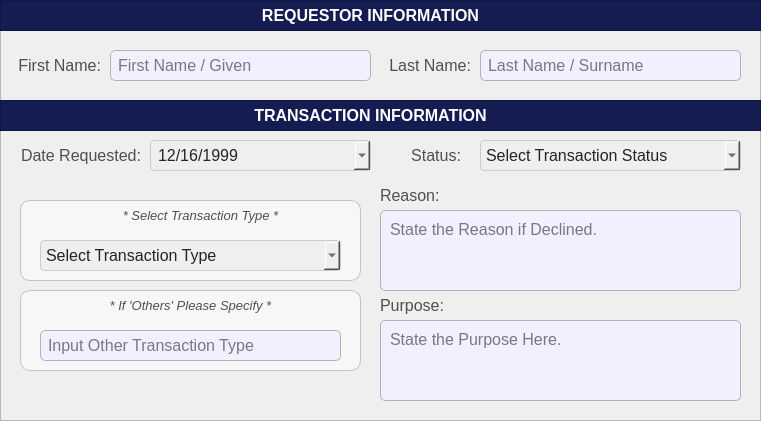
  <widget class="QFrame" name="basePopUpBodyFrame">
   <property name="geometry">
    <rect>
     <x>10</x>
     <y>50</y>
     <width>761</width>
     <height>421</height>
    </rect>
   </property>
   <property name="styleSheet">
    <string notr="true">#basePopUpBodyFrame {
	background-color: rgb(247, 247, 247);
	border: 1px solid rgb(194, 194, 194);
	border-radius: 10px;
}</string>
   </property>
   <property name="frameShape">
    <enum>QFrame::Shape::StyledPanel</enum>
   </property>
   <property name="frameShadow">
    <enum>QFrame::Shadow::Raised</enum>
   </property>
   <widget class="QFrame" name="basePopUpTitleFrame_3">
    <property name="geometry">
     <rect>
      <x>0</x>
      <y>100</y>
      <width>761</width>
      <height>31</height>
     </rect>
    </property>
    <property name="styleSheet">
     <string notr="true">#basePopUpTitleFrame_3 {
	background-color: #141c52;
}</string>
    </property>
    <property name="frameShape">
     <enum>QFrame::Shape::StyledPanel</enum>
    </property>
    <property name="frameShadow">
     <enum>QFrame::Shadow::Raised</enum>
    </property>
    <widget class="QLabel" name="label_title_3">
     <property name="geometry">
      <rect>
       <x>0</x>
       <y>0</y>
       <width>741</width>
       <height>31</height>
      </rect>
     </property>
     <property name="font">
      <font>
       <family>Arial</family>
       <pointsize>12</pointsize>
       <bold>true</bold>
      </font>
     </property>
     <property name="styleSheet">
      <string notr="true">#label_title_3{
	background-color:transparent;
	color: rgb(255, 255, 255);
}</string>
     </property>
     <property name="text">
      <string>TRANSACTION INFORMATION</string>
     </property>
     <property name="alignment">
      <set>Qt::AlignmentFlag::AlignCenter</set>
     </property>
    </widget>
   </widget>
   <widget class="QLineEdit" name="register_BusinessOwnerFirstName">
    <property name="geometry">
     <rect>
      <x>110</x>
      <y>50</y>
      <width>261</width>
      <height>31</height>
     </rect>
    </property>
    <property name="font">
     <font>
      <family>Arial</family>
      <pointsize>12</pointsize>
     </font>
    </property>
    <property name="styleSheet">
     <string notr="true">#register_BusinessOwnerFirstName{
	border: 1px solid #b3b3b3;  /* Black border */
    border-radius: 5px;        /* Rounded corners */
    padding: 5px;               /* Inner spacing */
    background-color: #f2efff;  /* Gray background */
    color: #000000; 
}

</string>
    </property>
    <property name="text">
     <string/>
    </property>
    <property name="maxLength">
     <number>50</number>
    </property>
    <property name="placeholderText">
     <string>First Name / Given</string>
    </property>
   </widget>
   <widget class="QLabel" name="register_labelBusinessStatus">
    <property name="geometry">
     <rect>
      <x>390</x>
      <y>140</y>
      <width>71</width>
      <height>31</height>
     </rect>
    </property>
    <property name="font">
     <font>
      <family>Arial</family>
      <pointsize>12</pointsize>
     </font>
    </property>
    <property name="styleSheet">
     <string notr="true">#register_labelBusinessStatus{
	background-color:transparent;
	color:#4f4f4f;
}</string>
    </property>
    <property name="text">
     <string>Status:</string>
    </property>
    <property name="alignment">
     <set>Qt::AlignmentFlag::AlignRight|Qt::AlignmentFlag::AlignTrailing|Qt::AlignmentFlag::AlignVCenter</set>
    </property>
   </widget>
   <widget class="QLabel" name="register_labelPurpose">
    <property name="geometry">
     <rect>
      <x>380</x>
      <y>290</y>
      <width>71</width>
      <height>31</height>
     </rect>
    </property>
    <property name="font">
     <font>
      <family>Arial</family>
      <pointsize>12</pointsize>
     </font>
    </property>
    <property name="styleSheet">
     <string notr="true">#register_labelPurpose{
	background-color:transparent;
	color:#4f4f4f;
}</string>
    </property>
    <property name="text">
     <string>Purpose:</string>
    </property>
    <property name="alignment">
     <set>Qt::AlignmentFlag::AlignLeading|Qt::AlignmentFlag::AlignLeft|Qt::AlignmentFlag::AlignVCenter</set>
    </property>
   </widget>
   <widget class="QComboBox" name="register_comboBox_TransactionStatus">
    <property name="geometry">
     <rect>
      <x>480</x>
      <y>140</y>
      <width>261</width>
      <height>31</height>
     </rect>
    </property>
    <property name="font">
     <font>
      <family>Arial</family>
      <pointsize>12</pointsize>
     </font>
    </property>
    <property name="styleSheet">
     <string notr="true">#register_comboBox_TransactionStatus{
	background-color: rgb(239, 239, 239); /* Correct property name */
    color: #242424; /* Set text color to black for better contrast */
    border: 1px solid #ccc; /* Optional: Add a light border */
    padding: 5px; /* Optional: Add some padding */
    border-radius: 4px; /* Optional: Rounded corners */
}</string>
    </property>
    <property name="placeholderText">
     <string>Select Transaction Status</string>
    </property>
    <property name="duplicatesEnabled">
     <bool>false</bool>
    </property>
    <item>
     <property name="text">
      <string>Pending</string>
     </property>
    </item>
    <item>
     <property name="text">
      <string>Approved</string>
     </property>
    </item>
    <item>
     <property name="text">
      <string>Declined</string>
     </property>
    </item>
   </widget>
   <widget class="QLabel" name="register_labelBusinessOwnerName">
    <property name="geometry">
     <rect>
      <x>10</x>
      <y>50</y>
      <width>91</width>
      <height>31</height>
     </rect>
    </property>
    <property name="font">
     <font>
      <family>Arial</family>
      <pointsize>12</pointsize>
     </font>
    </property>
    <property name="styleSheet">
     <string notr="true">#register_labelBusinessOwnerName{
	background-color:transparent;
	color:#4f4f4f;
}</string>
    </property>
    <property name="text">
     <string>First Name:</string>
    </property>
    <property name="alignment">
     <set>Qt::AlignmentFlag::AlignRight|Qt::AlignmentFlag::AlignTrailing|Qt::AlignmentFlag::AlignVCenter</set>
    </property>
   </widget>
   <widget class="QLineEdit" name="register_BusinessOwnerLastName">
    <property name="geometry">
     <rect>
      <x>480</x>
      <y>50</y>
      <width>261</width>
      <height>31</height>
     </rect>
    </property>
    <property name="font">
     <font>
      <family>Arial</family>
      <pointsize>12</pointsize>
     </font>
    </property>
    <property name="styleSheet">
     <string notr="true">#register_BusinessOwnerLastName{
	border: 1px solid #b3b3b3;  /* Black border */
    border-radius: 5px;        /* Rounded corners */
    padding: 5px;               /* Inner spacing */
    background-color: #f2efff;  /* Gray background */
    color: #000000; 
}

</string>
    </property>
    <property name="text">
     <string/>
    </property>
    <property name="maxLength">
     <number>50</number>
    </property>
    <property name="placeholderText">
     <string>Last Name / Surname</string>
    </property>
   </widget>
   <widget class="QLabel" name="register_labelBusinessOwnerName_2">
    <property name="geometry">
     <rect>
      <x>380</x>
      <y>50</y>
      <width>91</width>
      <height>31</height>
     </rect>
    </property>
    <property name="font">
     <font>
      <family>Arial</family>
      <pointsize>12</pointsize>
     </font>
    </property>
    <property name="styleSheet">
     <string notr="true">#register_labelBusinessOwnerName_2{
	background-color:transparent;
	color:#4f4f4f;
}</string>
    </property>
    <property name="text">
     <string>Last Name:</string>
    </property>
    <property name="alignment">
     <set>Qt::AlignmentFlag::AlignRight|Qt::AlignmentFlag::AlignTrailing|Qt::AlignmentFlag::AlignVCenter</set>
    </property>
   </widget>
   <widget class="QFrame" name="basePopUpTitleFrame_4">
    <property name="geometry">
     <rect>
      <x>0</x>
      <y>0</y>
      <width>761</width>
      <height>31</height>
     </rect>
    </property>
    <property name="styleSheet">
     <string notr="true">#basePopUpTitleFrame_4 {
	background-color: #141c52;
}</string>
    </property>
    <property name="frameShape">
     <enum>QFrame::Shape::StyledPanel</enum>
    </property>
    <property name="frameShadow">
     <enum>QFrame::Shadow::Raised</enum>
    </property>
    <widget class="QLabel" name="label_title_4">
     <property name="geometry">
      <rect>
       <x>0</x>
       <y>0</y>
       <width>741</width>
       <height>31</height>
      </rect>
     </property>
     <property name="font">
      <font>
       <family>Arial</family>
       <pointsize>12</pointsize>
       <bold>true</bold>
      </font>
     </property>
     <property name="styleSheet">
      <string notr="true">#label_title_4{
	background-color:transparent;
	color: rgb(255, 255, 255);
}</string>
     </property>
     <property name="text">
      <string>REQUESTOR INFORMATION</string>
     </property>
     <property name="alignment">
      <set>Qt::AlignmentFlag::AlignCenter</set>
     </property>
    </widget>
   </widget>
   <widget class="QPlainTextEdit" name="register_Purpose">
    <property name="geometry">
     <rect>
      <x>380</x>
      <y>320</y>
      <width>361</width>
      <height>81</height>
     </rect>
    </property>
    <property name="font">
     <font>
      <family>Arial</family>
      <pointsize>12</pointsize>
     </font>
    </property>
    <property name="styleSheet">
     <string notr="true">#register_Purpose{
	border: 1px solid #b3b3b3;  /* Black border */
    border-radius: 5px;        /* Rounded corners */
    padding: 5px;               /* Inner spacing */
    background-color: #f2efff;  /* Gray background */
    color: #000000; 
}

</string>
    </property>
    <property name="placeholderText">
     <string>State the Purpose Here.</string>
    </property>
   </widget>
   <widget class="QDateEdit" name="register_transaction_date_daterequested">
    <property name="geometry">
     <rect>
      <x>150</x>
      <y>140</y>
      <width>221</width>
      <height>31</height>
     </rect>
    </property>
    <property name="font">
     <font>
      <family>Arial</family>
      <pointsize>12</pointsize>
     </font>
    </property>
    <property name="styleSheet">
     <string notr="true">#register_transaction_date_daterequested{
	background-color: rgb(239, 239, 239); /* Correct property name */
    color: #242424; /* Set text color to black for better contrast */
    border: 1px solid #ccc; /* Optional: Add a light border */
    padding: 5px; /* Optional: Add some padding */
    border-radius: 4px; /* Optional: Rounded corners */
}</string>
    </property>
    <property name="dateTime">
     <datetime>
      <hour>0</hour>
      <minute>0</minute>
      <second>0</second>
      <year>1999</year>
      <month>12</month>
      <day>16</day>
     </datetime>
    </property>
    <property name="displayFormat">
     <string>MM/dd/yyyy</string>
    </property>
    <property name="calendarPopup">
     <bool>true</bool>
    </property>
    <property name="currentSectionIndex">
     <number>0</number>
    </property>
    <property name="timeSpec">
     <enum>Qt::TimeSpec::UTC</enum>
    </property>
   </widget>
   <widget class="QLabel" name="register_labelDateRequested">
    <property name="geometry">
     <rect>
      <x>10</x>
      <y>140</y>
      <width>131</width>
      <height>31</height>
     </rect>
    </property>
    <property name="font">
     <font>
      <family>Arial</family>
      <pointsize>12</pointsize>
     </font>
    </property>
    <property name="styleSheet">
     <string notr="true">#register_labelDateRequested{
	background-color:transparent;
	color:#4f4f4f;
}</string>
    </property>
    <property name="text">
     <string>Date Requested:</string>
    </property>
    <property name="alignment">
     <set>Qt::AlignmentFlag::AlignRight|Qt::AlignmentFlag::AlignTrailing|Qt::AlignmentFlag::AlignVCenter</set>
    </property>
   </widget>
   <widget class="QFrame" name="basePopUpBodyFrame_5">
    <property name="geometry">
     <rect>
      <x>20</x>
      <y>290</y>
      <width>341</width>
      <height>81</height>
     </rect>
    </property>
    <property name="styleSheet">
     <string notr="true">#basePopUpBodyFrame_5 {
	background-color: rgb(247, 247, 247);
	border: 1px solid rgb(194, 194, 194);
	border-radius: 10px;
}</string>
    </property>
    <property name="frameShape">
     <enum>QFrame::Shape::StyledPanel</enum>
    </property>
    <property name="frameShadow">
     <enum>QFrame::Shadow::Raised</enum>
    </property>
    <widget class="QLabel" name="labelNote_4">
     <property name="geometry">
      <rect>
       <x>0</x>
       <y>0</y>
       <width>341</width>
       <height>31</height>
      </rect>
     </property>
     <property name="font">
      <font>
       <family>Arial</family>
       <pointsize>10</pointsize>
       <italic>true</italic>
       <bold>false</bold>
      </font>
     </property>
     <property name="styleSheet">
      <string notr="true">#labelNote_4 {
	background-color: transparent;
	color: #4f4f4f;
}
</string>
     </property>
     <property name="text">
      <string>* If 'Others' Please Specify *</string>
     </property>
     <property name="alignment">
      <set>Qt::AlignmentFlag::AlignCenter</set>
     </property>
    </widget>
    <widget class="QLineEdit" name="register_citizen_HouseholdRelationshipOther">
     <property name="geometry">
      <rect>
       <x>20</x>
       <y>40</y>
       <width>301</width>
       <height>31</height>
      </rect>
     </property>
     <property name="font">
      <font>
       <family>Arial</family>
       <pointsize>12</pointsize>
      </font>
     </property>
     <property name="styleSheet">
      <string notr="true">#register_citizen_HouseholdRelationshipOther{
	border: 1px solid #b3b3b3;  /* Black border */
    border-radius: 5px;        /* Rounded corners */
    padding: 5px;               /* Inner spacing */
    background-color: #f2efff;  /* Gray background */
    color: #000000; 
}

</string>
     </property>
     <property name="text">
      <string/>
     </property>
     <property name="maxLength">
      <number>30</number>
     </property>
     <property name="placeholderText">
      <string>Input Other Transaction Type</string>
     </property>
    </widget>
   </widget>
   <widget class="QFrame" name="basePopUpBodyFrame_6">
    <property name="geometry">
     <rect>
      <x>20</x>
      <y>200</y>
      <width>341</width>
      <height>81</height>
     </rect>
    </property>
    <property name="styleSheet">
     <string notr="true">#basePopUpBodyFrame_6 {
	background-color: rgb(247, 247, 247);
	border: 1px solid rgb(194, 194, 194);
	border-radius: 10px;
}</string>
    </property>
    <property name="frameShape">
     <enum>QFrame::Shape::StyledPanel</enum>
    </property>
    <property name="frameShadow">
     <enum>QFrame::Shadow::Raised</enum>
    </property>
    <widget class="QLabel" name="labelNote_5">
     <property name="geometry">
      <rect>
       <x>0</x>
       <y>0</y>
       <width>361</width>
       <height>31</height>
      </rect>
     </property>
     <property name="font">
      <font>
       <family>Arial</family>
       <pointsize>10</pointsize>
       <italic>true</italic>
       <bold>false</bold>
      </font>
     </property>
     <property name="styleSheet">
      <string notr="true">#labelNote_5 {
	background-color: transparent;
	color: #4f4f4f;
}
</string>
     </property>
     <property name="text">
      <string>* Select Transaction Type *</string>
     </property>
     <property name="alignment">
      <set>Qt::AlignmentFlag::AlignCenter</set>
     </property>
    </widget>
    <widget class="QComboBox" name="register_comboBox_TransactionType">
     <property name="geometry">
      <rect>
       <x>20</x>
       <y>40</y>
       <width>301</width>
       <height>31</height>
      </rect>
     </property>
     <property name="font">
      <font>
       <family>Arial</family>
       <pointsize>12</pointsize>
      </font>
     </property>
     <property name="styleSheet">
      <string notr="true">#register_comboBox_TransactionType{
	background-color: rgb(239, 239, 239); /* Correct property name */
    color: #242424; /* Set text color to black for better contrast */
    border: 1px solid #ccc; /* Optional: Add a light border */
    padding: 5px; /* Optional: Add some padding */
    border-radius: 4px; /* Optional: Rounded corners */
}</string>
     </property>
     <property name="placeholderText">
      <string>Select Transaction Type</string>
     </property>
     <property name="duplicatesEnabled">
      <bool>false</bool>
     </property>
     <item>
      <property name="text">
       <string>Assistance for Government Programs</string>
      </property>
     </item>
     <item>
      <property name="text">
       <string>Barangay ID</string>
      </property>
     </item>
     <item>
      <property name="text">
       <string>Barangay Business Clearance</string>
      </property>
     </item>
     <item>
      <property name="text">
       <string>Barangay Clearance</string>
      </property>
     </item>
     <item>
      <property name="text">
       <string>Barangay Permit for Events</string>
      </property>
     </item>
     <item>
      <property name="text">
       <string>Barangay Protection Order (BPO)</string>
      </property>
     </item>
     <item>
      <property name="text">
       <string>Certificate of Death Notification</string>
      </property>
     </item>
     <item>
      <property name="text">
       <string>Certificate of Indigency</string>
      </property>
     </item>
     <item>
      <property name="text">
       <string>Certificate for Marriage Requirements</string>
      </property>
     </item>
     <item>
      <property name="text">
       <string>Certificate of Residency</string>
      </property>
     </item>
     <item>
      <property name="text">
       <string>Certificate of Transfer</string>
      </property>
     </item>
     <item>
      <property name="text">
       <string>Community Tax Certificate (Cedula)</string>
      </property>
     </item>
     <item>
      <property name="text">
       <string>Endorsement Letter / Refferal Letter</string>
      </property>
     </item>
     <item>
      <property name="text">
       <string>Health Certificate</string>
      </property>
     </item>
     <item>
      <property name="text">
       <string>Others</string>
      </property>
     </item>
    </widget>
   </widget>
   <widget class="QLabel" name="register_labelReason">
    <property name="geometry">
     <rect>
      <x>380</x>
      <y>180</y>
      <width>71</width>
      <height>31</height>
     </rect>
    </property>
    <property name="font">
     <font>
      <family>Arial</family>
      <pointsize>12</pointsize>
     </font>
    </property>
    <property name="styleSheet">
     <string notr="true">#register_labelReason{
	background-color:transparent;
	color:#4f4f4f;
}</string>
    </property>
    <property name="text">
     <string>Reason:</string>
    </property>
    <property name="alignment">
     <set>Qt::AlignmentFlag::AlignLeading|Qt::AlignmentFlag::AlignLeft|Qt::AlignmentFlag::AlignVCenter</set>
    </property>
   </widget>
   <widget class="QPlainTextEdit" name="register_Reason">
    <property name="geometry">
     <rect>
      <x>380</x>
      <y>210</y>
      <width>361</width>
      <height>81</height>
     </rect>
    </property>
    <property name="font">
     <font>
      <family>Arial</family>
      <pointsize>12</pointsize>
     </font>
    </property>
    <property name="styleSheet">
     <string notr="true">#register_Reason{
	border: 1px solid #b3b3b3;  /* Black border */
    border-radius: 5px;        /* Rounded corners */
    padding: 5px;               /* Inner spacing */
    background-color: #f2efff;  /* Gray background */
    color: #000000; 
}

</string>
    </property>
    <property name="placeholderText">
     <string>State the Reason if Declined.</string>
    </property>
   </widget>
  </widget>
